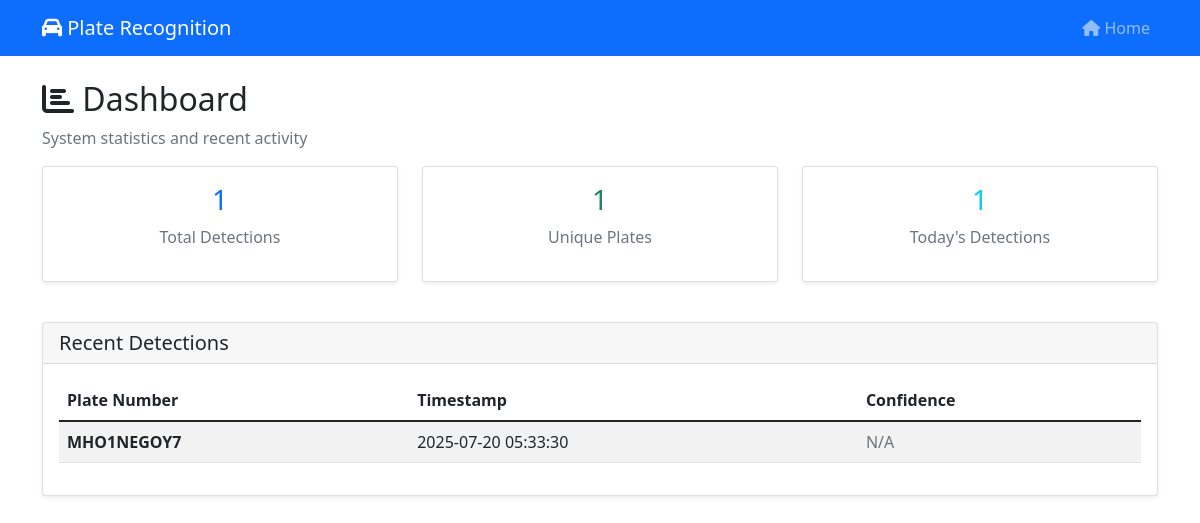
Page /dashboard on the earlier database version.
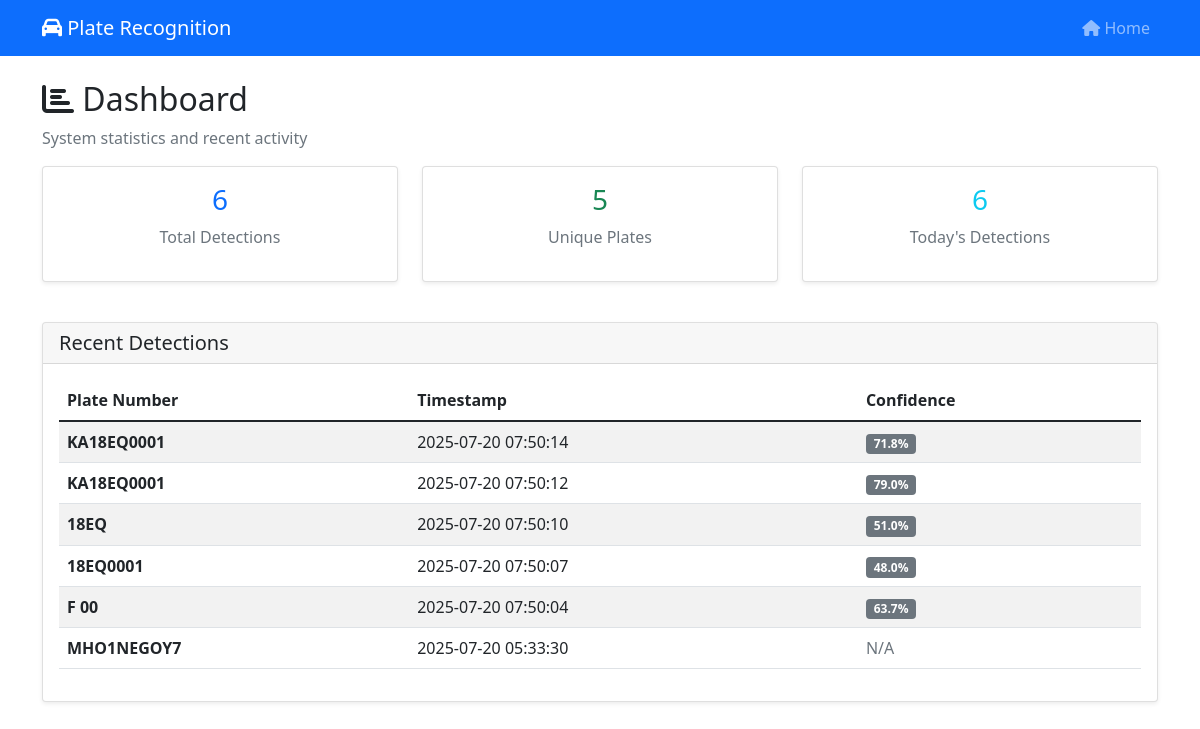
Same page on the later database version.
### tables this page shows
CREATE TABLE detected_plates (
                id INTEGER PRIMARY KEY AUTOINCREMENT,
                plate_number TEXT NOT NULL,
                confidence_score REAL,
                timestamp DATETIME DEFAULT CURRENT_TIMESTAMP,
                image_path TEXT,
                vehicle_type TEXT,
                location TEXT,
                status TEXT DEFAULT 'detected'
            );

### app/web/routes.py (the view)
@main.route('/dashboard')
def dashboard():
    stats = db_manager.get_statistics()
    recent_plates = db_manager.get_recent_plates(50)
    return render_template('dashboard.html', stats=stats, recent_plates=recent_plates)

### app/models/database.py (called while the page is built)
    def get_connection(self):
        if not hasattr(self._local, 'connection'):
            self._local.connection = sqlite3.connect(str(self.db_path))
            self._local.connection.row_factory = sqlite3.Row
        return self._local.connection

    def get_recent_plates(self, limit=50):
        conn = self.get_connection()
        cursor = conn.cursor()
        cursor.execute('''
            SELECT * FROM detected_plates
            ORDER BY timestamp DESC
            LIMIT ?
        ''', (limit,))
        return cursor.fetchall()

    def get_statistics(self):
        conn = self.get_connection()
        cursor = conn.cursor()
        cursor.execute('SELECT COUNT(*) FROM detected_plates')
        total_plates = cursor.fetchone()[0]
        cursor.execute('SELECT COUNT(DISTINCT plate_number) FROM detected_plates')
        unique_plates = cursor.fetchone()[0]
        cursor.execute('''
            SELECT COUNT(*) FROM detected_plates
            WHERE DATE(timestamp) = DATE('now')
        ''')
        today_detections = cursor.fetchone()[0]
        return {
            'total_plates': total_plates,
            'unique_plates': unique_plates,
            'today_detections': today_detections
        }

### app/web/templates/dashboard.html (shortened to what this page needs)
{% extends "base.html" %}
{% block content %}
<div class="row">
    <div class="col-12">
        <h2><i class="fas fa-chart-bar"></i> Dashboard</h2>
        <p class="text-muted">System statistics and recent activity</p>
    </div>
</div>
<div class="row">
    <div class="col-md-4">
        <div class="card">
            <div class="card-body text-center">
                <h3 class="text-primary">{{ stats.total_plates or 0 }}</h3>
                <p class="text-muted">Total Detections</p>
            </div>
        </div>
    </div>
    <div class="col-md-4">
        <div class="card">
            <div class="card-body text-center">
                <h3 class="text-success">{{ stats.unique_plates or 0 }}</h3>
                <p class="text-muted">Unique Plates</p>
            </div>
        </div>
    </div>
    <div class="col-md-4">
        <div class="card">
            <div class="card-body text-center">
                <h3 class="text-info">{{ stats.today_detections or 0 }}</h3>
                <p class="text-muted">Today's Detections</p>
            </div>
        </div>
    </div>
</div>
<div class="row mt-4">
    <div class="col-12">
        <div class="card">
            <div class="card-header">
                <h5 class="mb-0">Recent Detections</h5>
            </div>
            <div class="card-body">
                {% if recent_plates %}
                    <div class="table-responsive">
                        <table class="table table-striped">
                            <thead>
                                <tr>
                                    <th>Plate Number</th>
                                    <th>Timestamp</th>
                                    <th>Confidence</th>
                                </tr>
                            </thead>
                            <tbody>
                                {% for plate in recent_plates %}
                                <tr>
                                    <td><strong>{{ plate.plate_number }}</strong></td>
                                    <td>{{ plate.timestamp }}</td>
                                    <td>
                                        {% if plate.confidence_score %}
                                            <span class="badge bg-secondary">{{ "%.1f"|format(plate.confidence_score) }}%</span>
                                        {% else %}
                                            <span class="text-muted">N/A</span>
                                        {% endif %}
                                    </td>
                                </tr>
                                {% endfor %}
                            </tbody>
                        </table>
                    </div>
                {% else %}
                    <p class="text-muted text-center">No plates detected yet</p>
                {% endif %}
            </div>
        </div>
    </div>
</div>
{% endblock %}

### app/web/templates/base.html (shortened to what this page needs)
<!DOCTYPE html>
<html lang="en">
<head>
    <link href="https://cdn.jsdelivr.net/npm/bootstrap@5.1.3/dist/css/bootstrap.min.css" rel="stylesheet">
    <link href="https://cdnjs.cloudflare.com/ajax/libs/font-awesome/6.0.0/css/all.min.css" rel="stylesheet">
    <link href="{{ url_for('static', filename='css/style.css') }}" rel="stylesheet">
</head>
<body>
    <nav class="navbar navbar-expand-lg navbar-dark bg-primary">
        <div class="container">
            <a class="navbar-brand" href="{{ url_for('main.index') }}">
                <i class="fas fa-car"></i> Plate Recognition
            </a>
            <div class="collapse navbar-collapse">
                <ul class="navbar-nav ms-auto">
                    <li class="nav-item">
                        <a class="nav-link" href="{{ url_for('main.index') }}">
                            <i class="fas fa-home"></i> Home
                        </a>
                    </li>
                </ul>
            </div>
        </div>
    </nav>
    <main class="container mt-4">
        {% block content %}{% endblock %}
    </main>
</body>
</html>

### app/static/css/style.css (style rules this page uses)
.card { box-shadow: 0 0.125rem 0.25rem rgba(0, 0, 0, 0.075); margin-bottom: 1rem; }

Differences in the rows shown:
added detected_plates: plate_number "KA18EQ0001", timestamp "2025-07-20 07:50:14", confidence_score "71.8"
added detected_plates: plate_number "KA18EQ0001", timestamp "2025-07-20 07:50:12", confidence_score "79.0"
added detected_plates: plate_number "18EQ", timestamp "2025-07-20 07:50:10", confidence_score "51.0"
added detected_plates: plate_number "18EQ0001", timestamp "2025-07-20 07:50:07", confidence_score "48.0"
added detected_plates: plate_number "F 00", timestamp "2025-07-20 07:50:04", confidence_score "63.7"
Other differences:
{{ stats.total_plates or 0 }}: "1" → "6"
{{ stats.unique_plates or 0 }}: "1" → "5"
{{ stats.today_detections or 0 }}: "1" → "6"
